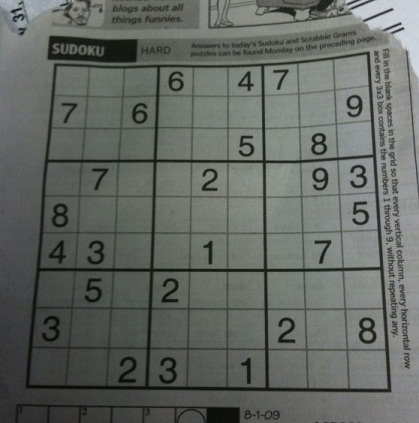
#> input picture opencv/images/sudoku_threshold.png, 419 x 423 px
$ jupyter execute 7_gradients.ipynb   (shell and % lines are left out)   (older library calls are emulated)
#> lines starting #> are read from the running program, lines starting #| are printed output that depends on the picture
[cell 1]
import cv2
import numpy as np
import matplotlib.pyplot as plt
plt.rcParams['figure.figsize'] = [15, 10]

# 1. Operator Sobela

Operator Sobela jest jednym z operatorów (Krzyż Robertsa, Prewitt, Scharr) używanych do wykrywania krawędzi w cyfrowym przetwarzaniu obrazów. Jest to w istocie operator dyskretnego różniczkowania, umożliwiający aproksymację pochodnych kierunkowych intensywności obrazu w ośmiu kierunkach co 45°. Operator ten został po raz pierwszy przedstawiony w referacie wygłoszonym w roku 1968 przez Irwina Sobela (współautor Jerome Arthur Feldman), którego tekst nie został opublikowany lecz mimo to jest powszechnie cytowany.

[cell 2]
img = cv2.imread('images/sudoku_threshold.png', 0)
#> img: shape (423, 419); min 5, max 218, mean 101.9
sobelx = cv2.Sobel(img, cv2.CV_64F, 1, 0,ksize=5)
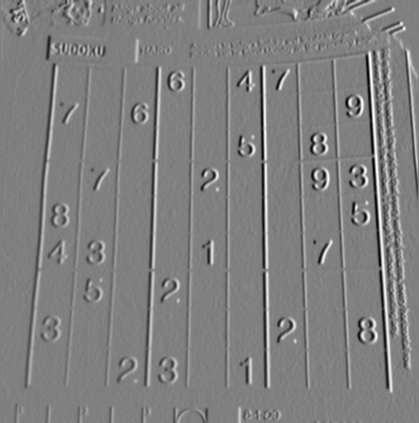
#> sobelx: shape (423, 419) float64; min -5263, max 5236, mean 21.3; drawn with min black and max white
sobely = cv2.Sobel(img, cv2.CV_64F, 0, 1, ksize=5)
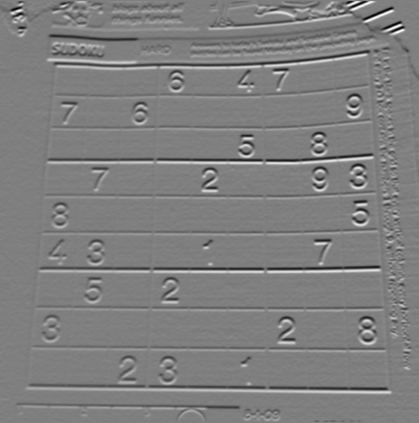
#> sobely: shape (423, 419) float64; min -6276, max 6254, mean -16.4; drawn with min black and max white

plt.subplot(1, 3, 1), plt.imshow(img, cmap = 'gray')
plt.title('Original'), plt.xticks([]), plt.yticks([])

plt.subplot(1, 3, 2),plt.imshow(sobelx, cmap = 'gray')
plt.title('Sobel X'), plt.xticks([]), plt.yticks([])

plt.subplot(1, 3, 3),plt.imshow(sobely, cmap = 'gray')
plt.title('Sobel Y'), plt.xticks([]), plt.yticks([])
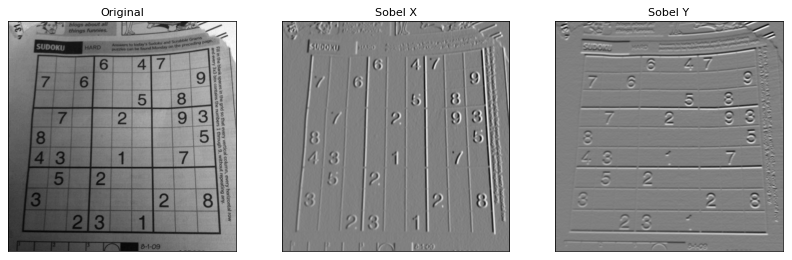
#> figure drawn by matplotlib, 3 panels
